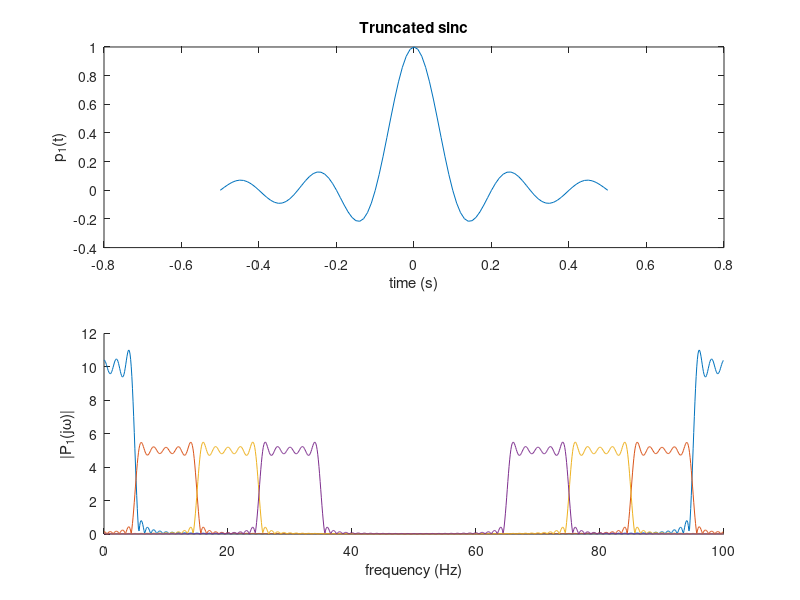
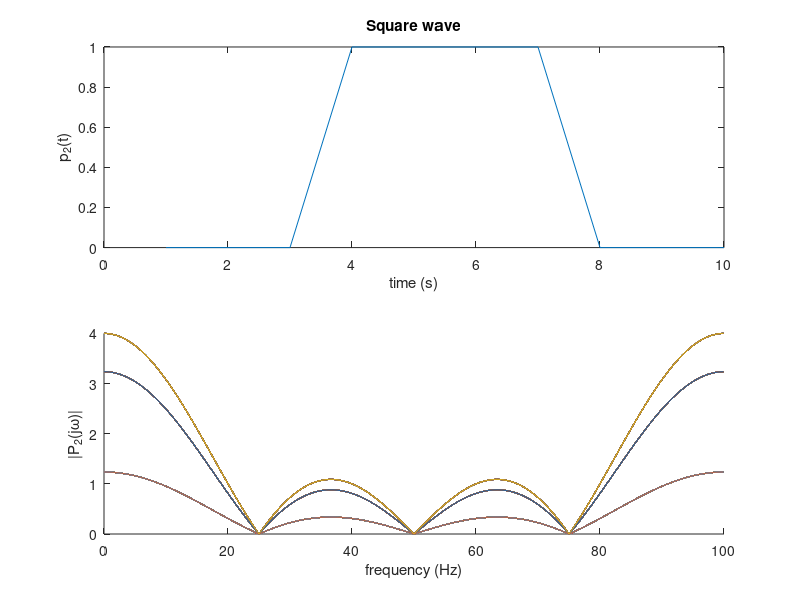
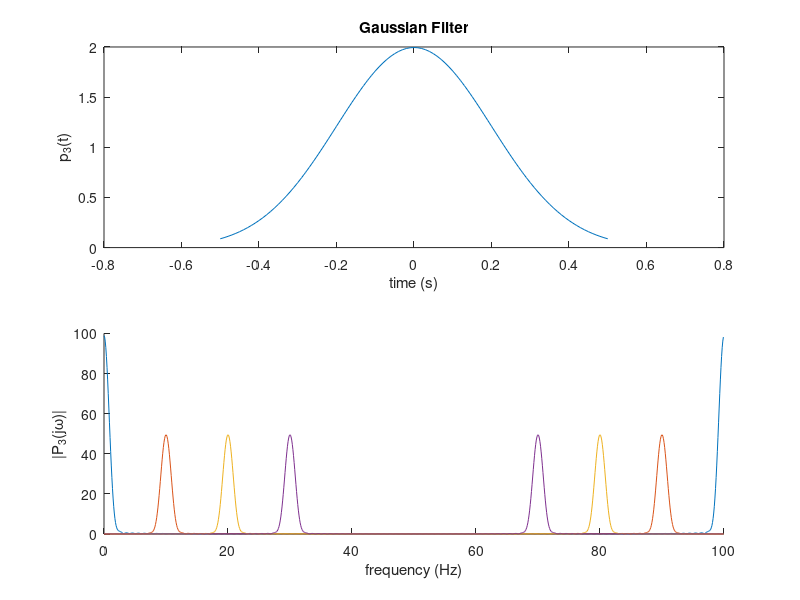

The MATLAB source for these figures, in order: (Note: this script raises an error after producing the figures.)

%% Pulse Formation
% Pulse Shape 1 - Sinc Function
N = 30;
Ts = .1; % symbol period (rate 1/Ts)
dt = .01; % sample period
t = -5*Ts:dt:5*Ts; % time vector
sinc_func = sinc(t/Ts); % define sinc
sinc_func2 = cos(2*pi*10*t).*sinc(t/Ts);
sinc_func3 = cos(2*pi*20*t).*sinc(t/Ts);
sinc_func4 = cos(2*pi*30*t).*sinc(t/Ts);
c = 1;

figure
subplot(2,1,1), plot(t,sinc_func)
xlabel('time (s)'), ylabel('p_1(t)'), title('Truncated sinc')

fs = 1/dt; % sample frequency
Nfft = 1024; % length of fft
f = [0:fs/Nfft:fs-fs/Nfft];
subplot(2,1,2)
hold on
plot(f,abs(fft(sinc_func,Nfft)))
plot(f,abs(fft(sinc_func2,Nfft)))
plot(f,abs(fft(sinc_func3,Nfft)))
plot(f,abs(fft(sinc_func4,Nfft)))
xlabel('frequency (Hz)'), ylabel('|P_1(j\omega)|')

% Pulse Shape 2:
square = zeros(10,1);
square(4:7) = ones(4,1);
square2 = cos(2*pi*10*t).*square;
square3 = cos(2*pi*20*t).*square;
square4 = cos(2*pi*30*t).*square;

figure
subplot(2,1,1), plot(square)
xlabel('time (s)'), ylabel('p_2(t)'), title('Square wave')

subplot(2,1,2)
hold on
plot(f,abs(fft(square,Nfft)))
plot(f,abs(fft(square2,Nfft)))
plot(f,abs(fft(square3,Nfft)))
plot(f,abs(fft(square4,Nfft)))
xlabel('frequency (Hz)'), ylabel('|P_2(j\omega)|')

% Pulse Shape 3:
gauss = normpdf(t,0,.2);
gauss2 = cos(2*pi*10*t).*gauss;
gauss3 = cos(2*pi*20*t).*gauss;
gauss4 = cos(2*pi*30*t).*gauss;

figure
subplot(2,1,1), plot(t,gauss)
xlabel('time (s)'), ylabel('p_3(t)'), title('Gaussian Filter')

subplot(2,1,2)
hold on
plot(f,abs(fft(gauss,Nfft)))
plot(f,abs(fft(gauss2,Nfft)))
plot(f,abs(fft(gauss3,Nfft)))
plot(f,abs(fft(gauss4,Nfft)))
xlabel('frequency (Hz)'), ylabel('|P_3(j\omega)|')



%% Signal Formation and Up-Conversion
p = sinc_func; % Change this to change symbol shape

% Message 1
message = 'I love ESE 351! :)';
binary = str2num(reshape(dec2bin(message)',1,[])');
%binary = 2*((rand(1,N)>0.5)-0.5);
vector1 = zeros(length(binary)*c/Ts,1);

for i = 1:length(binary)
    if binary(i)==0
        binary(i)=-1;
    end
end

for i = 1:length(vector1)
    if mod(i,c/Ts)==0
        vector1(i) = binary(i*Ts/c);
    end
end

signal = conv(vector1,p,'same');

% Message 2
message2 = 'Trobaugh = goat !';
binary2 = str2num(reshape(dec2bin(message2)',1,[])');
%binary2 = 2*((rand(1,N)>0.5)-0.5);
vector2 = zeros(length(binary2)*c/Ts,1);

for i = 1:length(binary2)
    if binary2(i)==0
        binary2(i)=-1;
    end
end

for i = 1:length(vector2)
    if mod(i,c/Ts)==0
        vector2(i) = binary2(i*Ts/c);
    end
end

signal2 = conv(vector2,p,'same');

% Message 3
message3 = 'Systems > Electrical!';
binary3 = str2num(reshape(dec2bin(message3)',1,[])');
%binary3 = 2*((rand(1,N)>0.5)-0.5);

vector3 = zeros(length(binary3)*c/Ts,1);

for i = 1:length(binary3)
    if binary3(i)==0
        binary3(i)=-1;
    end
end

for i = 1:length(vector3)
    if mod(i,c/Ts)==0
        vector3(i) = binary3(i*Ts/c);
    end
end

signal3 = conv(vector3,p,'same');

figure
subplot(3,1,1)
plot(signal)
xlabel('time (s)'), ylabel('y_1(t)'), title('Signal 1')
subplot(3,1,2)
plot(signal2)
xlabel('time (s)'), ylabel('y_2(t)'), title('Signal 2')
subplot(3,1,3)
plot(signal3)
xlabel('time (s)'), ylabel('y_3(t)'), title('Signal 3')

%% Up-Convert
t = -length(signal)*dt/2:dt:length(signal)*dt/2-dt; % time vector
t2 = -length(signal2)*dt/2:dt:length(signal2)*dt/2-dt;
t3 = -length(signal3)*dt/2:dt:length(signal3)*dt/2-dt;

freq = [20 30 40];
wc = [2*pi*freq(1) 2*pi*freq(2) 2*pi*freq(3)];
y = signal.*cos(wc(1)*t');
y2 = signal2.*cos(wc(2)*t2');
y3 = signal3.*cos(wc(3)*t3');

figure
subplot(3,1,1), plot(t,y)
xlabel('time (s)'), ylabel('y(t)*cos(w_ct)'), title('Up-converted signal Y_1*cos(w_ct)')

subplot(3,1,2), plot(t2,y2)
xlabel('time (s)'), ylabel('y(t)*cos(w_ct)'), title('Up-converted signal Y_2*cos(w_ct)')


subplot(3,1,3), plot(t3,y3)
xlabel('time (s)'), ylabel('y(t)*cos(w_ct)'), title('Up-converted signal Y_3*cos(w_ct)')


combined = zeros(max([length(y) length(y2) length(y3)]),1);
for i = 1:length(y)
    combined(i) = y(i);
end
for i = 1:length(y2)
    combined(i) = combined(i)+y2(i);
end
for i = 1:length(y)
    combined(i) = combined(i)+y3(i);
end

% Adding Noise
sigma = 3/9;
noise = sigma*randn(1,length(combined));
combined = combined+noise';

tmax = -length(combined)*dt/2:dt:length(combined)*dt/2-dt;

figure
subplot(4,1,1), plot(f,abs(fft(y,Nfft)))
xlabel('frequency (Hz)'), ylabel('|Y_1(j\omega)|'), title('FT of up-converted signal: fft(Y_1*cos(w_ct))');
subplot(4,1,2), plot(f,abs(fft(y2,Nfft)))
xlabel('frequency (Hz)'), ylabel('|Y_2(j\omega)|'), title('FT of up-converted signal: fft(Y_2*cos(w_ct))');

subplot(4,1,3), plot(f,abs(fft(y3,Nfft)))
xlabel('frequency (Hz)'), ylabel('|Y_3(j\omega)|'), title('FT of up-converted signal: fft(Y_3*cos(w_ct))');

subplot(4,1,4), plot(f,abs(fft(combined,Nfft)))
xlabel('frequency (Hz)'), ylabel('|R(j\omega)|'), title('Combined (Y + noise)')

figure
subplot(2,1,1), plot(combined)
xlabel('time (s)'), ylabel('r(t)'), title('Noisy Received Signal')
subplot(2,1,2), plot(f,abs(fft(combined,Nfft)))
xlabel('frequency (Hz)'), ylabel('|R(j\omega)|'), title('FT of Noisy Received Signal')
%% Downconversion
xr = combined.*cos(wc(1)*tmax');
x2r = combined.*cos(wc(2)*tmax');
x3r = combined.*cos(wc(3)*tmax');

% Signal 1


xrl = lowpass(xr, 15, fs);

figure
subplot(2,1,1), plot(tmax,xrl)
xlabel('time (s)'), ylabel('y_r_e_c(t)'), title('Downconverted Signal 1')

subplot(2,1,2), plot(f,abs(fft(xrl,Nfft)))
xlabel('frequency (Hz)'), ylabel('|Y(j\omega)|'), title('FT of Downconverted Signal 1')

% Signal 2


x2rl = lowpass(x2r, 15, fs);

figure
subplot(2,1,1), plot(tmax,x2rl)
xlabel('time (s)'), ylabel('y_r_e_c(t)'), title('Downconverted Signal 2')

subplot(2,1,2), plot(f,abs(fft(x2rl,Nfft)))
xlabel('frequency (Hz)'), ylabel('|Y(j\omega)|'), title('FT of Downconverted Signal 2')

% Signal 3


x3rl = lowpass(x3r,15, fs);

figure
subplot(2,1,1), plot(tmax,x3rl)
xlabel('time (s)'), ylabel('y_r_e_c(t)'), title('Downconverted Signal 3')

subplot(2,1,2), plot(f,abs(fft(x3rl,Nfft)))
xlabel('frequency (Hz)'), ylabel('|Y(j\omega)|'), title('FT of Downconverted Signal 3')


%% Matched Filter
z1 = conv(xrl,p,'same');
z2 = conv(x2rl,p,'same');
z3 = conv(x3rl,p,'same');

x_hat = zeros(length(binary),1);
x2_hat = zeros(length(binary2),1);
x3_hat = zeros(length(binary3),1);



for i = 1:length(binary)
    if z1((i*c/Ts)) > 0
        x_hat(i) = 1;
    else
        x_hat(i) = -1;
    end
end

for i = 1:length(binary2)
    if z2((i*c/Ts)) > 0
        x2_hat(i) = 1;
    else
        x2_hat(i) = -1;
    end
end

for i = 1:length(binary3)
    if z3((i*c/Ts)) > 0
        x3_hat(i) = 1;
    else
        x3_hat(i) = -1;
    end
end

totalErrors1 = 0;
for i = 1:length(binary)
    if binary(i)~=x_hat(i)
        totalErrors1 = totalErrors1 + 1;
    end
end
errorRate = 100*totalErrors1/length(binary);

totalErrors2 = 0;
for i =1:length(binary2)
    if binary2(i)~=x2_hat(i)
        totalErrors2 = totalErrors2 + 1;
    end
end
errorRate2 = 100*totalErrors2/length(binary2);

totalErrors3 = 0;
for i =1:length(binary3)
    if binary3(i)~=x3_hat(i)
        totalErrors3 = totalErrors3 + 1;
    end
end
errorRate3 = 100*totalErrors3/length(binary3);

errorRateAvg = mean([errorRate errorRate2 errorRate3]);
% dataset(1,j,3) = errorRateAvg;

figure

subplot(3,1,1);
hold on
stem(binary);
stem(x_hat);
xlabel('bits')
legend('x_n', 'decoded x_n');
title('Matched-Filter Results');
title("Matched-Filter 1 Results (error rate = " + errorRate + "%)");

subplot(3,1,2);
hold on
stem(binary2);
stem(x2_hat);
xlabel('bits')
legend('x_n', 'decoded x_n');
title("Matched-Filter 2 Results (error rate = " + errorRate2 + "%)");

subplot(3,1,3);
hold on
stem(binary3);
stem(x3_hat);
xlabel('bits')
legend('x_n', 'decoded x_n');
title("Matched-Filter 3 Results (error rate = " + errorRate3 + "%)");

for i = 1:length(x_hat)
    if x_hat(i)==-1
        x_hat(i)=0;
    end
end
for i = 1:length(x2_hat)
    if x2_hat(i)==-1
        x2_hat(i)=0;
    end
end
for i = 1:length(x3_hat)
    if x3_hat(i)==-1
        x3_hat(i)=0;
    end
end

% Master Plot
figure
subplot(4,1,1);
plot(signal) % y(t)
title('Noise-Free PAM Signal, y_1(t)');
subplot(4,1,2);
plot(y) % y(t)cos(wt)
title('Up-converted signal, y(t)cos(w_ct)');
subplot(4,1,3);
plot(combined) % r(t) = y1 + y2 + y3 + noise
title('All 3 signals with noise');
subplot(4,1,4);
plot(xrl) % y - received
title('Received Signal 1');




messageOut1 = char(bin2dec(num2str(reshape(x_hat,7,[])')))';
disp("Retrieved message 1: " + messageOut1);

messageOut2 = char(bin2dec(num2str(reshape(x2_hat,7,[])')))';
disp("Retrieved message 2: " + messageOut2);

messageOut3 = char(bin2dec(num2str(reshape(x3_hat,7,[])')))';
disp("Retrieved message 3: " + messageOut3);

disp("Noise Level: " + sigma);
%%
% x = 0:9;
% figure
% hold on
% scatter(x,dataset(1,:,1));
% scatter(x,dataset(2,:,1));
% scatter(x,dataset(3,:,1));
% title('f=20/30/40'),xlabel('Noise'),ylabel('Error'),legend('Normal', 'Square' ,'Sinc');
% ylim([0 50]);
% 
% figure
% hold on
% scatter(x,dataset(1,:,2));
% scatter(x,dataset(2,:,2));
% scatter(x,dataset(3,:,2));
% title('f=15/30/45'),xlabel('Noise'),ylabel('Error'),legend('Normal', 'Square' ,'Sinc');
% ylim([0 50]);
% 
% figure
% hold on
% scatter(x,dataset(1,:,3));
% scatter(x,dataset(2,:,3));
% scatter(x,dataset(3,:,3));
% title('f=10/30/50'),xlabel('Noise'),ylabel('Error'),legend('Normal', 'Square' ,'Sinc');
% ylim([0 50]);